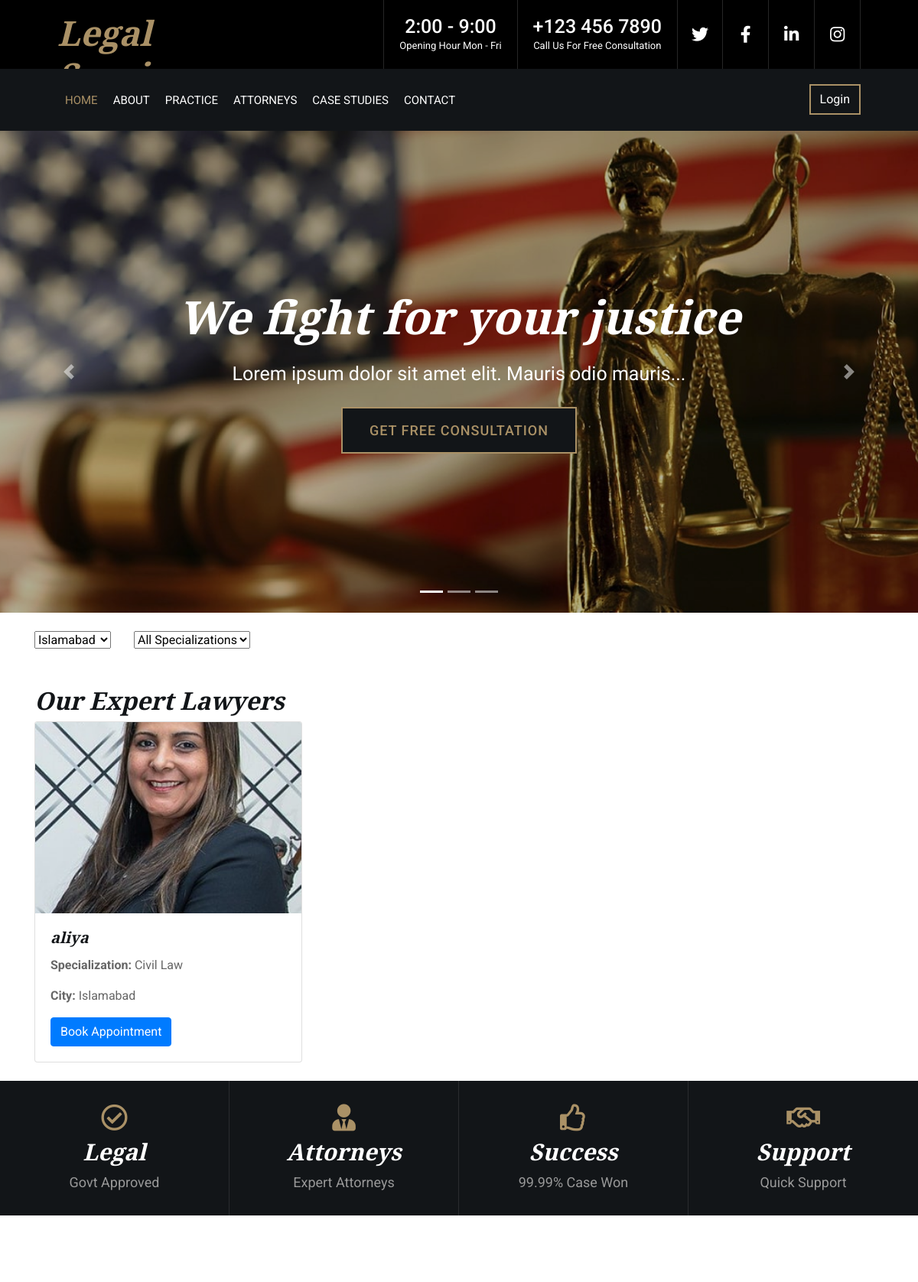
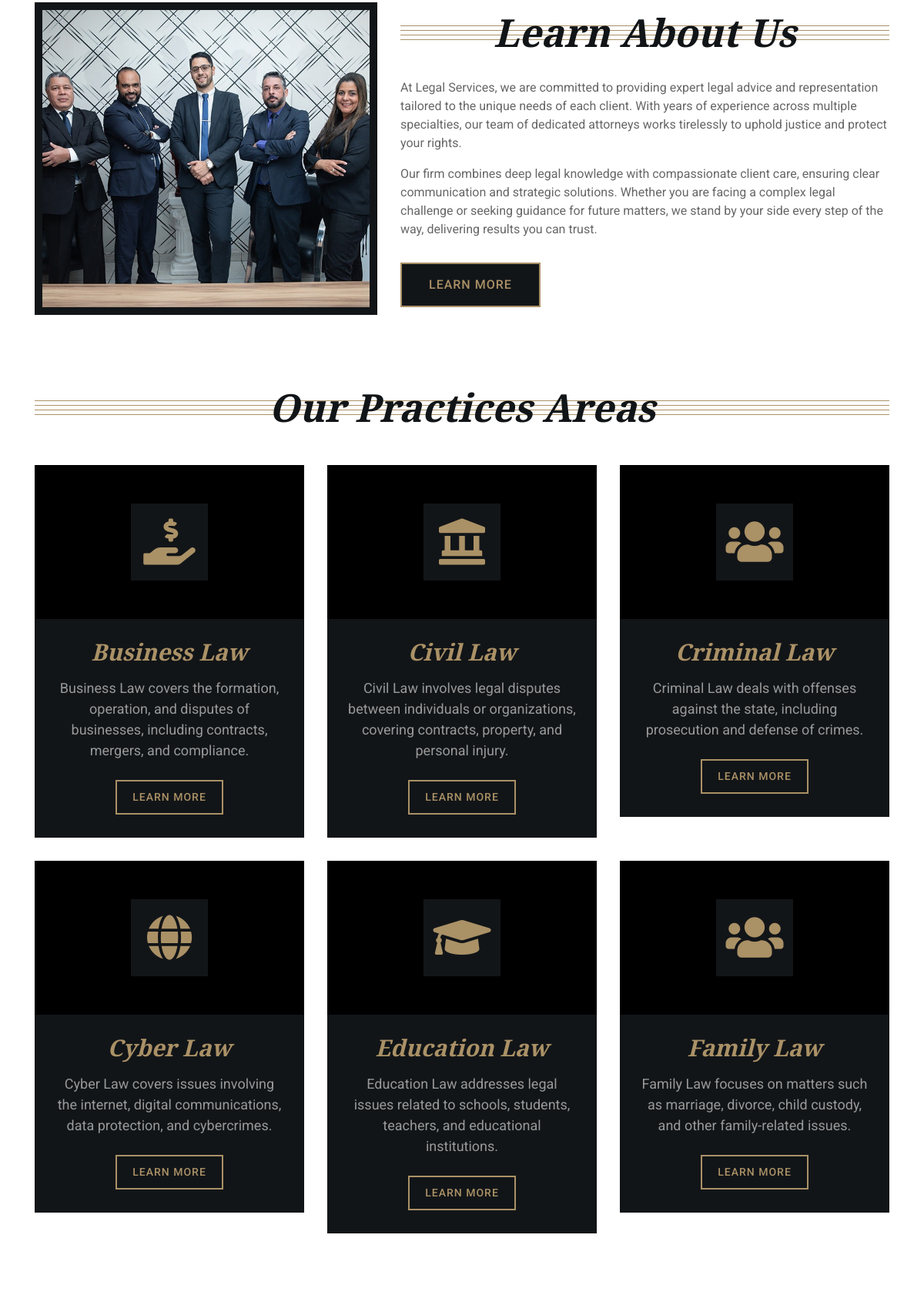
/index.php?city=3 (upper part), run on the app's committed database (2 pictures, top to bottom).
### tables this page shows
CREATE TABLE `users` (
  `user_id` int(11) NOT NULL,
  `name` varchar(100) NOT NULL,
  `email` varchar(150) NOT NULL,
  `password` varchar(255) NOT NULL,
  `profile_photo` varchar(255) DEFAULT NULL,
  `user_type` enum('Customer','Lawyer','Admin') NOT NULL,
  `city_id` int(11) DEFAULT NULL,
  `created_at` timestamp NOT NULL DEFAULT current_timestamp(),
  `contact_info` varchar(255) DEFAULT NULL
);

CREATE TABLE `specializations` (
  `specialization_id` int(11) NOT NULL,
  `specialization_name` varchar(100) NOT NULL,
  `service_icon` text DEFAULT NULL,
  `description` text DEFAULT NULL
);

CREATE TABLE `cities` (
  `city_id` int(11) NOT NULL,
  `city_name` varchar(100) NOT NULL
);

### index.php (the view, shortened to what this page needs)
<?php
include('inc.header.php');
$filterCity = $_GET['city'] ?? '';
$citiesResult = $conn->query("SELECT city_id, city_name FROM cities ORDER BY city_name ASC");
$cities = [];
while ($row = $citiesResult->fetch_assoc()) {
    $cities[] = $row;
}
$sql = "
SELECT u.user_id, u.name, u.profile_photo, c.city_name, s.specialization_name
FROM users u
LEFT JOIN lawyers_profile lp ON u.user_id = lp.lawyer_id
LEFT JOIN specializations s ON lp.specialization_id = s.specialization_id
LEFT JOIN cities c ON u.city_id = c.city_id
WHERE u.user_type = 'Lawyer'
";
$params = [];
$types = '';
$conditions = [];
if ($filterCity !== '') {
    $conditions[] = "u.city_id = ?";
    $params[] = $filterCity;
    $types .= 'i';
}
if ($conditions) {
    $sql .= " AND " . implode(" AND ", $conditions);
}
$sql .= " ORDER BY u.name ASC";
$stmt = $conn->prepare($sql);
if ($params) {
    $stmt->bind_param($types, ...$params);
}
$stmt->execute();
$result = $stmt->get_result();
$lawyers = [];
while ($row = $result->fetch_assoc()) {
    $lawyers[] = $row;
}
$query = "SELECT specialization_name, service_icon, description FROM specializations ORDER BY specialization_name ASC";
$result = $conn->query($query);
?>
<div id="carousel" class="carousel slide" data-ride="carousel">
    <ol class="carousel-indicators">
        <li data-target="#carousel" data-slide-to="0" class="active"></li>
        <li data-target="#carousel" data-slide-to="1"></li>
        <li data-target="#carousel" data-slide-to="2"></li>
    </ol>
    <div class="carousel-inner">
        <div class="carousel-item active">
            <img src="img/carousel-1.jpg" alt="Carousel Image">
            <div class="carousel-caption">
                <h1 class="animated fadeInLeft">We fight for your justice</h1>
                <p class="animated fadeInRight">Lorem ipsum dolor sit amet elit. Mauris odio mauris...</p>
                <a class="btn animated fadeInUp" href="bookappointment.php">Get free consultation</a>
            </div>
        </div>
    </div>
    <a class="carousel-control-prev" href="#carousel" role="button" data-slide="prev">
        <span class="carousel-control-prev-icon" aria-hidden="true"></span>
    </a>
    <a class="carousel-control-next" href="#carousel" role="button" data-slide="next">
        <span class="carousel-control-next-icon" aria-hidden="true"></span>
    </a>
</div>
<div class="container mt-4">
    <form method="GET" class="row g-3 align-items-center">
        <div class="col-auto">
            <select class="form-select" name="city" onchange="this.form.submit()">
                <?php foreach($cities as $city): ?>
                <option value="<?= $city['city_id'] ?>" <?= ($filterCity == $city['city_id']) ? 'selected' : '' ?>>
                    <?= htmlspecialchars($city['city_name']) ?>
                </option>
                <?php endforeach; ?>
            </select>
        </div>
        <div class="col-auto">
            <select class="form-select" name="specialization" onchange="this.form.submit()">
                <option value="">All Specializations</option>
            </select>
        </div>
    </form>
</div>
<div class="container mt-5">
    <h2>Our Expert Lawyers</h2>
    <div class="row">
        <?php if (count($lawyers) > 0): ?>
            <?php foreach ($lawyers as $lawyer): ?>
                <div class="col-lg-4 col-md-6 mb-4">
                    <div class="card h-100">
                        <?php
                        $photo = $lawyer['profile_photo'] ? "lawyer/uploads/profiles/{$lawyer['profile_photo']}" : "assets/img/default-user.png";
                        ?>
                        <img src="<?= htmlspecialchars($photo) ?>" class="card-img-top" alt="<?= htmlspecialchars($lawyer['name']) ?>" style="height: 250px; object-fit: cover;">
                        <div class="card-body">
                            <h5 class="card-title"><?= htmlspecialchars($lawyer['name']) ?></h5>
                            <p class="card-text"><strong>Specialization:</strong> <?= htmlspecialchars($lawyer['specialization_name'] ?? 'N/A') ?></p>
                            <p class="card-text"><strong>City:</strong> <?= htmlspecialchars($lawyer['city_name'] ?? 'N/A') ?></p>
                            <a href="bookappointment.php?id=<?= $lawyer['user_id'] ?>" class="btn btn-primary">Book Appointment</a>
                        </div>
                    </div>
                </div>
            <?php endforeach; ?>
        <?php else: ?>
            <p class="text-center">No lawyers found for the selected filters.</p>
        <?php endif; ?>
    </div>
</div>
<div class="feature-top">
    <div class="container-fluid">
        <div class="row align-items-center">
            <div class="col-md-3 col-sm-6">
                <div class="feature-item">
                    <i class="far fa-check-circle"></i>
                    <h3>Legal</h3>
                    <p>Govt Approved</p>
                </div>
            </div>
            <div class="col-md-3 col-sm-6">
                <div class="feature-item">
                    <i class="fa fa-user-tie"></i>
                    <h3>Attorneys</h3>
                    <p>Expert Attorneys</p>
                </div>
            </div>
            <div class="col-md-3 col-sm-6">
                <div class="feature-item">
                    <i class="far fa-thumbs-up"></i>
                    <h3>Success</h3>
                    <p>99.99% Case Won</p>
                </div>
            </div>
            <div class="col-md-3 col-sm-6">
                <div class="feature-item">
                    <i class="far fa-handshake"></i>
                    <h3>Support</h3>
                    <p>Quick Support</p>
                </div>
            </div>
        </div>
    </div>
</div>
<div class="about">
    <div class="container">
        <div class="row align-items-center">
            <div class="col-lg-5 col-md-6">
                <div class="about-img">
                    <img src="img/about.jpg" alt="About Our Law Firm">
                </div>
            </div>
            <div class="col-lg-7 col-md-6">
                <div class="section-header">
                    <h2>Learn About Us</h2>
                </div>
                <div class="about-text">
                    <p>
                        At Legal Services, we are committed to providing expert legal advice and representation tailored to the unique needs of each client. With years of experience across multiple specialties, our team of dedicated attorneys works tirelessly to uphold justice and protect your rights.
                    </p>
                    <p>
                        Our firm combines deep legal knowledge with compassionate client care, ensuring clear communication and strategic solutions. Whether you are facing a complex legal challenge or seeking guidance for future matters, we stand by your side every step of the way, delivering results you can trust.
                    </p>
                    <a class="btn" href="about.php">Learn More</a>
                </div>
            </div>
        </div>
    </div>
</div>
<div class="service">
    <div class="container">
        <div class="section-header">
            <h2>Our Practices Areas</h2>
        </div>
        <div class="row">
            <?php while($row = $result->fetch_assoc()): ?>
            <div class="col-lg-4 col-md-6">
                <div class="service-item">
                    <div class="service-icon">
                        <?= $row['service_icon'] ?: '<i class="fa fa-briefcase"></i>' ?>
                    </div>
                    <h3><?= htmlspecialchars($row['specialization_name']) ?></h3>
                    <p>
                        <?= htmlspecialchars($row['description']) ?>
                    </p>
                    <a class="btn" href="">Learn More</a>
                </div>
            </div>
            <?php endwhile; ?>
        </div>
    </div>
</div>
<div class="feature">
</div>
<?php include('inc.footer.php'); ?>

### css/style.css (style rules this page uses)
body { color: #666666; background: #ffffff; font-family: 'Roboto', sans-serif; font-weight: 400; }
h1, h2, h3, h4, h5, h6 { font-family: 'EB Garamond', serif; font-weight: 600; font-style: italic; color: #121518; }
a { color: #454545; transition: .3s; }
.carousel { position: relative; width: 100%; height: calc(100vh - 170px); margin: 0 auto; text-align: center; overflow: hidden; }
.carousel .carousel-inner, .carousel .carousel-item { position: relative; width: 100%; height: 100%; }
.carousel .carousel-item img { width: 100%; height: 100%; object-fit: cover; }
.carousel .carousel-item::after { position: absolute; content: ""; width: 100%; height: 100%; top: 0; left: 0; background: rgba(0, 0, 0, .3); z-index: 1; }
.carousel .carousel-caption { position: absolute; top: 0; bottom: 0; display: flex; align-items: center; justify-content: center; flex-direction: column; height: calc(100vh - 170px); }
.carousel .carousel-caption h1 { color: #ffffff; font-size: 60px; font-weight: 700; margin-bottom: 20px; }
.carousel .carousel-caption p { color: #ffffff; font-size: 25px; margin-bottom: 25px; }
.carousel .carousel-caption .btn { padding: 15px 35px; font-size: 18px; font-weight: 500; letter-spacing: 1px; text-transform: uppercase; color: #aa9166; background: #121518; border: 2px solid #aa9166; border-radius: 0; transition: .3s; }
.carousel .animated { -webkit-animation-duration: 1.5s; animation-duration: 1.5s; }
.section-header { position: relative; width: 100%; text-align: center; margin-bottom: 45px; }
.section-header h2 { margin: 0; position: relative; font-size: 50px; font-weight: 700; white-space: nowrap; z-index: 1; }
.section-header h2::before { position: absolute; content: ""; width: 100%; height: 7px; left: 0; top: 21px; background: transparent; border-top: 1px solid #aa9166; border-bottom: 1px solid #aa9166; z-index: -1; }
.section-header h2::after { position: absolute; content: ""; width: 100%; height: 7px; left: 0; bottom: 20px; background: transparent; border-top: 1px solid #aa9166; border-bottom: 1px solid #aa9166; z-index: -1; }
.feature-top { position: relative; background: #121518; margin-bottom: 45px; }
.feature-top .col-md-3 { border-right: 1px solid rgba(255, 255, 255, .1); border-bottom: 1px solid rgba(255, 255, 255, .1); }
@media (min-width: 768px) { .feature-top .col-md-3 { border-bottom: none; } }
@media (min-width: 768px) { .feature-top .col-md-3:nth-child(4n) { border-right: none; } }
.feature-top .feature-item { padding: 30px 0; text-align: center; }
.feature-top .feature-item i { color: #aa9166; font-size: 35px; margin-bottom: 10px; }
.feature-top .feature-item h3 { color: #ffffff; font-size: 30px; font-weight: 600; }
.feature-top .feature-item p { color: #999999; margin: 0; font-size: 18px; }
.about { position: relative; width: 100%; padding: 45px 0; }
.about .section-header { margin-bottom: 30px; }
.about .about-img { position: relative; height: 100%; padding: 10px; background: #121518; }
.about .about-img img { width: 100%; height: 100%; object-fit: cover; }
.about .about-text p { font-size: 16px; }
.about .about-text a.btn { position: relative; margin-top: 15px; padding: 15px 35px; font-size: 16px; font-weight: 500; letter-spacing: 1px; text-transform: uppercase; color: #aa9166; border: 2px solid #aa9166; border-radius: 0; background: #121518; transition: .3s; }
.service { position: relative; width: 100%; padding: 45px 0 15px 0; }
.service .service-item { position: relative; width: 100%; text-align: center; background: #121518; margin-bottom: 30px; }
.service .service-icon { height: 200px; position: relative; display: flex; align-items: center; justify-content: center; background: #000000; }
.service .service-icon i { width: 100px; height: 100px; padding: 20px 0; text-align: center; font-size: 60px; color: #aa9166; background: #121518; transition: .5s; }
.service .service-item h3 { margin: 0; padding: 25px 15px 15px 15px; font-size: 30px; font-weight: 600; color: #aa9166; }
.service .service-item p { margin: 0; color: #999999; padding: 0 25px 25px 25px; font-size: 18px; }
.service .service-item a.btn { position: relative; margin-bottom: 30px; padding: 10px 20px; font-size: 14px; font-weight: 500; letter-spacing: 1px; text-transform: uppercase; color: #aa9166; border: 2px solid #aa9166; border-radius: 0; background: #121518; transition: .3s; }
.feature { position: relative; width: 100%; padding: 45px 0; }

### data on the page
users: profile_photo (picture), name "aliya", specializations.specialization_name "Civil Law", city.city_name "Islamabad"
specializations: specialization_name "Business Law", description "Business Law covers the formation, operation, and disputes of businesses, including contracts, mergers, and compliance."
specializations: specialization_name "Civil Law", description "Civil Law involves legal disputes between individuals or organizations, covering contracts, property, and personal injury."
specializations: specialization_name "Criminal Law", description "Criminal Law deals with offenses against the state, including prosecution and defense of crimes."
specializations: specialization_name "Cyber Law", description "Cyber Law covers issues involving the internet, digital communications, data protection, and cybercrimes."
specializations: specialization_name "Education Law", description "Education Law addresses legal issues related to schools, students, teachers, and educational institutions."
specializations: specialization_name "Family Law", description "Family Law focuses on matters such as marriage, divorce, child custody, and other family-related issues."

### other printed values
form field city "Islamabad"
